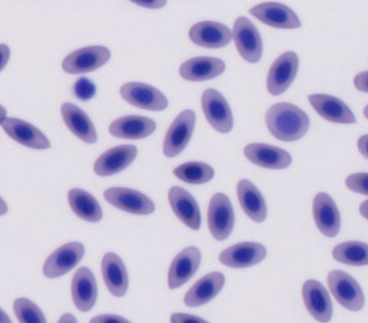
#> input picture Segmentation/test.tif, 368 x 323 px
$ python -i rbcseg.py   (imports and definitions only)   (Python 2 division)   (older library calls are emulated)
#> lines starting #> are read from the running program, lines starting #| are printed output that depends on the picture; after the words box and inside, x2 and y2 are one past the last pixel; in counts of white or black regions, pixels touching at a corner belong together
#> further down, picture is the input picture: shape (323, 368, 3); mean B, G, R 214.1, 188.5, 195
### Segmentation/CellClass.py
""" Cell_class: The initial cell classifier which sets unknown labels and stores data for each segmented cell.
The first check is to calculate the inertia ratio of the cell, a ellipse is probably a RBC.

Author: Marcus Fallqvist and Abdai Ahmed
Date: 2015-10-06
"""

class Cell:
    def __init__(self, _shape_data, _x, _y, _w, _h, area, cell_list):
        # Should be set unknown at start
        self.label = "unknown"
        # Store data
        self.x = _x
        self.y = _y
        self.w = _w
        self.h = _h
        self._data = _shape_data
        self.area = area
        # Given from segmentation, RBC->ellipse (stuff[1][0], stuff[1][1])
        if (_shape_data[1][0] > _shape_data[1][1]):
            self.major_axis = _shape_data[1][0]
            self.minor_axis = _shape_data[1][1]

        else:
            self.major_axis = _shape_data[1][1]
            self.minor_axis = _shape_data[1][0]
        # Get the mean RBC size
        RBC_mean_area = 0
        RBC_counter = 0
        for object in cell_list:
            if object.label == "RBC":
                RBC_mean_area += object.area
                RBC_counter += 1
        if RBC_counter == 0:
        # No RBC in the list yet
            RBC_mean_area = area
        else: # Take the mean size of all RBC in the list
            RBC_mean_area = RBC_mean_area/RBC_counter

        #print self.area
        #print RBC_mean_area
        # Check if its an ellipse shape and is proper size
        if self.minor_axis/self.major_axis < 0.7:
            if 0.6*RBC_mean_area < self.area < 1.4*RBC_mean_area:
                self.label = "RBC"
            else:
                self.label = "Background"
        else:
            self.label = "Unknown"

### Segmentation/rbcseg.py
""" Segmentation.py: The initial segmentation of cv2-images. Each Cell will be stored with its shapedata in the list cell_list

Author: Marcus Fallqvist and Abdai Ahmed
Date: 2015-10-06
"""

import numpy as np
import cv2
import matplotlib.pyplot as plt
from CellClass import *


# Segmentation function, call this one with an image or image region to run - NOT 100% DONE.
def segmentation( img ):
    # image load and conversion to gray and then threshold it
    gray = cv2.cvtColor(img ,cv2.COLOR_BGR2GRAY)
    ret, thresh = cv2.threshold(gray,0,255,cv2.THRESH_BINARY_INV+cv2.THRESH_OTSU)
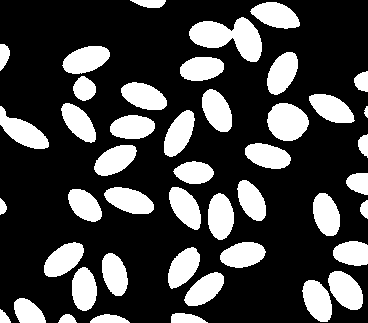
#> thresh: shape (323, 368); 26.6% white; 45 white regions, largest, box (x1, y1, x2, y2) and area: (189, 17, 262, 62) 1848, (267, 103, 309, 141) 1209, (0, 106, 49, 149) 991
#> ret = 170
    #plt.figure(1)
    #plt.imshow(thresh, interpolation='nearest')

    # noise removal with a 3x3 kernel
    kernel = np.ones((3,3),np.uint8)
    opening = cv2.morphologyEx(thresh,cv2.MORPH_OPEN,kernel, iterations = 2)
#> opening: shape (323, 368); 26.5% white; 45 white regions, largest, box (x1, y1, x2, y2) and area: (189, 18, 262, 62) 1845, (268, 103, 309, 141) 1205, (0, 107, 49, 149) 989

    # sure background area, more dilation with more iterations
    sure_bg = cv2.dilate(opening,kernel,iterations=4)
#> sure_bg: shape (323, 368); 45.3% white; 19 white regions, largest, box (x1, y1, x2, y2) and area: (160, 86, 270, 323) 13765, (299, 189, 368, 323) 5585, (40, 239, 132, 323) 5155

    # Finding sure foreground area, threshold might need changing: lower threshold-factor gives larger sure_fg
    dist_transform = cv2.distanceTransform(opening,cv2.DIST_L2,5)
    ret, sure_fg = cv2.threshold(dist_transform,0.3*dist_transform.max(),255,0)
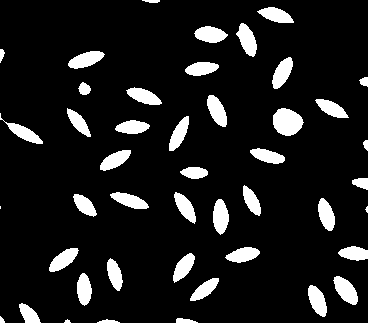
#> sure_fg: shape (323, 368) float32; 10.8% white; 45 white regions (3 under 20 px), largest, box (x1, y1, x2, y2) and area: (273, 108, 304, 136) 640, (333, 276, 358, 305) 431, (213, 199, 229, 235) 424
#> ret = 5.45

    # Finding unknown region, borders of bg-fg
    sure_fg = np.uint8(sure_fg)
    unknown = cv2.subtract(sure_bg,sure_fg)
#> unknown: shape (323, 368); 34.4% white; 19 white regions

    # Marker labelling
    ret, markers = cv2.connectedComponents(sure_fg)
#> markers: shape (323, 368) int32; 46 distinct labels, from 0 to 45
#> ret = 46

    # Add one to all labels so that sure background is not 0, but 1
    markers = markers+1
#> markers: shape (323, 368) int32; 46 distinct labels, from 1 to 46

    # Now, mark the region of unknown with zero
    markers[unknown==255] = 0
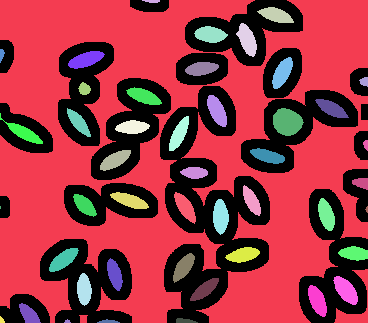
#> markers: shape (323, 368) int32; 47 distinct labels, from 0 to 46; one colour per label, 0 black

    markers = cv2.watershed(img,markers)
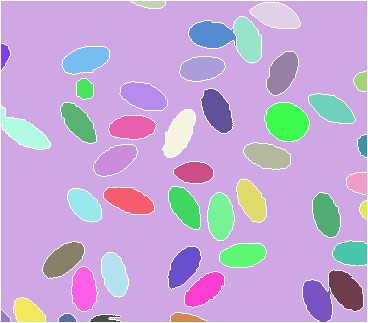
#> markers: shape (323, 368) int32; 46 distinct labels, from -1 to 46; one colour per label, 0 black, -1 white

    img[markers == -1] = [255,0,0]
#> img: shape (323, 368, 3); 4.43% of pixels changed, all inside (x1, y1, x2, y2) = (0, 0, 368, 323)

    plt.figure()
    plt.imshow(img, interpolation='nearest')

    # Find countours and fit ellipses to the cells
    #dum = cv2.cvtColor(markers ,cv2.COLOR_BGR2GRAY)
    #markers[markers == -1] = 1
    #print(type(thresh))
    #print(type(markers))
    dummy_img, contours, hierarchy = cv2.findContours(thresh, 1, 2)
#> contours = 45 contours; largest, box (x1, y1, x2, y2) and area: (189, 17, 262, 62) 1752, (267, 103, 309, 141) 1154, (0, 106, 49, 149) 926, (62, 46, 110, 74) 903, (328, 271, 363, 310) 900
    cell_list = []
    ellipse_list = []
    for i,cnt in enumerate(contours):
        # Fit ellipses on marked objects in the thresh-image
        ellipse = cv2.fitEllipse(cnt)
        ellipse_list.append(ellipse)
        # Determine cell area
        area = cv2.contourArea(cnt)
        #Cut out region
        x,y,w,h = cv2.boundingRect(cnt)
        img = cv2.rectangle(img,(x,y),(x+w,y+h),(0,255,0),2)
        # Construct cell in the cell_list
        cell_list.append(Cell( ellipse, x,y,w,h, area, cell_list ))
        print cell_list[i].label
#> this loop made 45 passes
#> (area, x, y, w, h) on passes 1 to 12: (214.5, 90, 314, 40, 9), (100, 58, 314, 19, 9), (237.5, 171, 313, 37, 10), (79, 0, 309, 11, 14), (535.5, 14, 298, 32, 25), (851.5, 302, 280, 30, 42), (789.5, 184, 272, 40, 34), (900.5, 328, 271, 35, 39), (807.5, 72, 267, 25, 44), (778.5, 102, 253, 26, 43), (820.5, 168, 247, 32, 42), (832.5, 220, 242, 46, 26)
#> (area, x, y, w, h) on pass 37: (385, 73, 76, 23, 25)
#| RBC
#| Background
#| RBC
#| Background
#| Background
#| Background
#| Background
#| Background
#> (further printed lines are left out)
#> pass 1, in segmentation, `img = cv2.rectangle(img,(x,y),(x+w,y+h),(0,255,0),2)`:
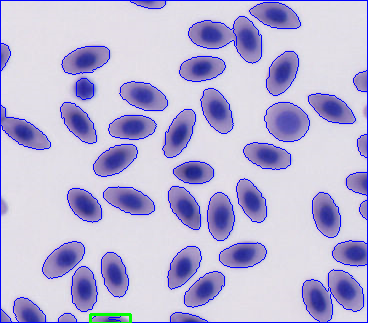
#> img: shape (323, 368, 3); mean B, G, R 215.7, 181, 186.5
#> after the loop:
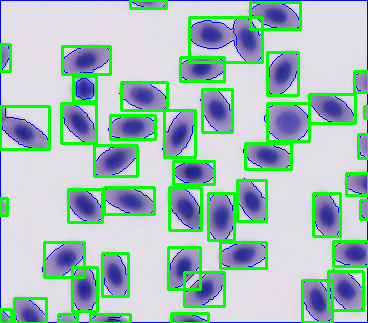
#> img: shape (323, 368, 3); mean B, G, R 186.4, 192.8, 164.2
    #plot that shit
    for _ellipse in ellipse_list:
      markers = cv2.ellipse(img,_ellipse,(0,255,0),2)
#> this loop made 45 passes
#> _ellipse on passes 1 to 12: ((111.9, 332.1), (34.47, 49.71), 104.7), ((67, 333.8), (21.84, 39.96), 0), ((189.8, 323.2), (17.7, 41.81), 106.5), ((3.07, 318.3), (9.2, 22.73), 144.7), ((29.78, 315.7), (22.75, 41.9), 141.2), ((317, 300.3), (24.72, 44.53), 156.1), ((204.2, 289.2), (22.11, 46.5), 51.67), ((345.5, 289.9), (25.91, 44.63), 141.1), ((83.65, 289), (24.19, 42.85), 177.5), ((114.3, 273.9), (22.87, 43.59), 164.2), ((183, 267), (23.77, 45.16), 34.63), ((242.7, 254.5), (23.6, 44.88), 79.32)
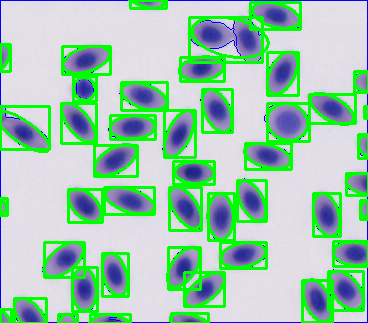
#> img: shape (323, 368, 3); 6.23% of pixels changed, all inside (x1, y1, x2, y2) = (2, 0, 367, 323)

    return cell_list


# [8 lines of commented-out code are left out]


# [2 lines not run here, left out]

>>> import cv2
>>> picture = cv2.imread('test.tif')
>>> result = segmentation(picture)

$ run again, on Segmentation/smallbloodsmear.jpg
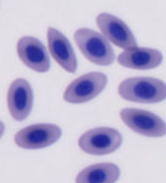
#> input picture Segmentation/smallbloodsmear.jpg, 166 x 183 px
#> picture is the input picture: shape (183, 166, 3); mean B, G, R 210.1, 179.5, 186.4
#> in segmentation, `ret, thresh = cv2.threshold(gray,0,255,cv2.THRESH_BINARY_INV+cv2.THRES..`:
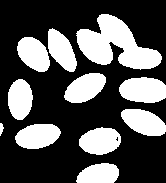
#> thresh: shape (183, 166); 33.5% white; 11 white regions, largest, box (x1, y1, x2, y2) and area: (76, 14, 162, 70) 2545, (119, 77, 166, 103) 996, (79, 127, 121, 155) 883
#> in segmentation, `ret, thresh = cv2.threshold(gray,0,255,cv2.THRESH_BINARY_INV+cv2.THRES..`: ret = 168
#> opening: shape (183, 166); 33.3% white; 11 white regions, largest, box (x1, y1, x2, y2) and area: (77, 14, 161, 69) 2530, (119, 77, 166, 103) 996, (16, 124, 60, 149) 873
#> sure_bg: shape (183, 166); 54.3% white; 3 black regions, box (x1, y1, x2, y2) and area: (0, 0, 166, 183) 13757, (153, 104, 166, 116) 67, (80, 60, 97, 71) 66
#> in segmentation, `ret, sure_fg = cv2.threshold(dist_transform,0.3*dist_transform.max(),2..`: ret = 5.27
#> unknown: shape (183, 166); 39.2% white; 3 white regions
#> in segmentation, `ret, markers = cv2.connectedComponents(sure_fg)`: ret = 11
#> contours = 12 contours, 1 with area under 20; largest, box (x1, y1, x2, y2) and area: (76, 14, 162, 70) 2414, (119, 77, 166, 103) 940, (79, 127, 121, 155) 838, (15, 124, 61, 149) 828, (64, 73, 106, 103) 820
#> the loop in segmentation, `for i,cnt in enumerate(contours):` made 12 passes
#> (area, x, y, w, h) on passes 1, 3, 4, 5, 6, 7, 8, 9: (639.5, 76, 163, 43, 20), (837.5, 79, 127, 42, 28), (828.5, 15, 124, 46, 25), (20.5, 0, 123, 4, 13), (813, 121, 109, 45, 27), (745.5, 8, 79, 25, 41), (939.5, 119, 77, 47, 26), (819.5, 64, 73, 42, 30)
#> (printed output is left out)
#> after the loop in segmentation, `for i,cnt in enumerate(contours):`: cell_list = 12 items
#> the loop in segmentation, `for _ellipse in ellipse_list:` made 12 passes
#> _ellipse on passes 1 to 8: ((97.48, 176.1), (24.26, 43.57), 74.01), ((116.7, 138.8), (3.07, 5.42), 17.45), ((99.97, 140.6), (25.78, 41.81), 81.71), ((37.43, 135.5), (23.71, 45.1), 78.64), ((-13.25, 136.9), (17.19, 39.58), 48.71), ((143.5, 121.7), (22.52, 47.19), 112.4), ((19.7, 98.85), (23.87, 40.08), 1.22), ((143.6, 89.67), (24.96, 50.41), 92.61)
#> after the loop in segmentation, `for _ellipse in ellipse_list:`:
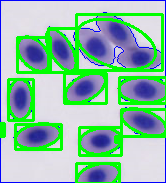
#> img: shape (183, 166, 3); mean B, G, R 166.2, 189.7, 140.3
